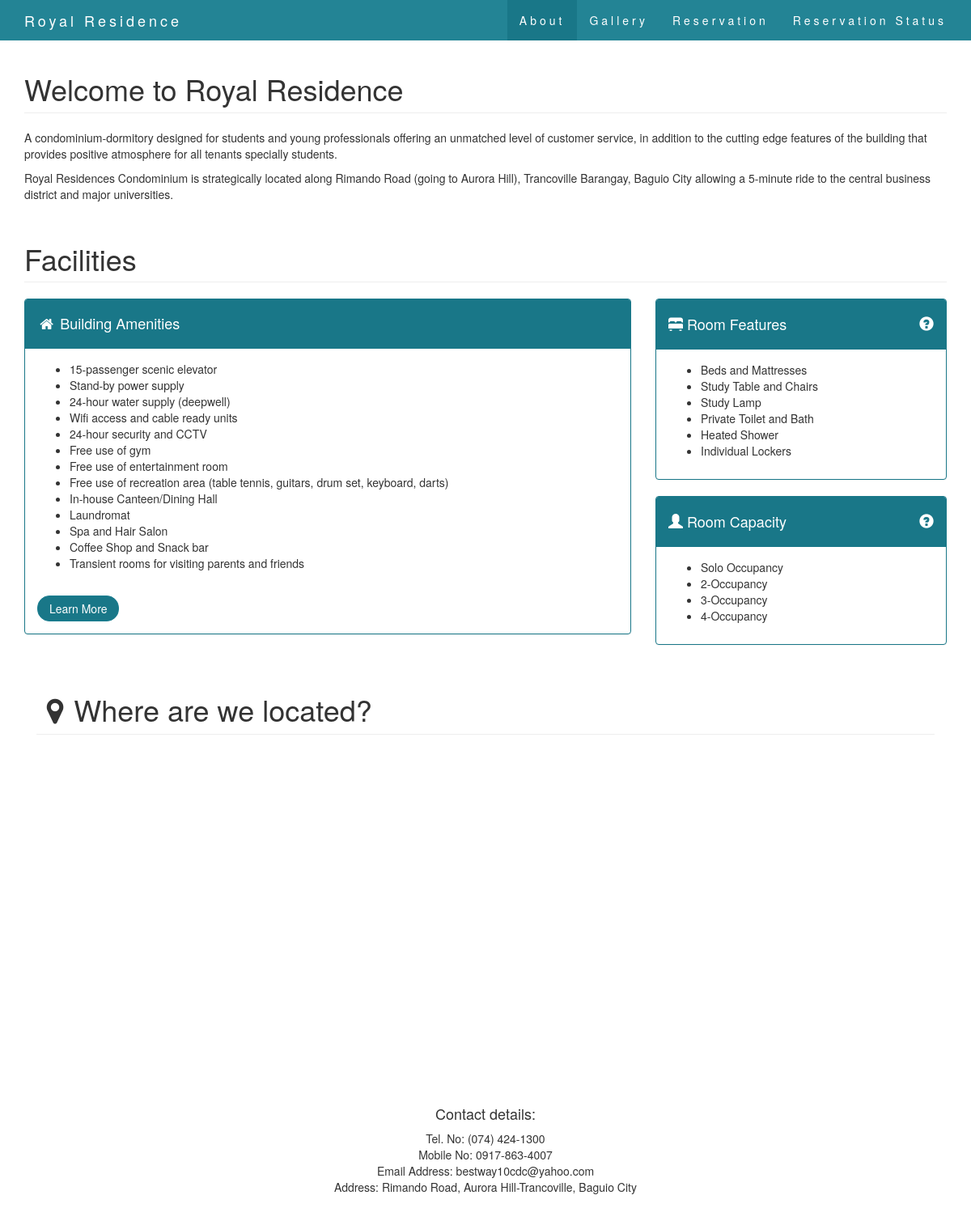
The app's page /Frontend/index.php with its own data.
### tables this page shows
CREATE TABLE IF NOT EXISTS `aboutus_content` (
  `aboutUs` text NOT NULL,
  `aboutUsID` int(10) NOT NULL AUTO_INCREMENT,
  PRIMARY KEY (`aboutUsID`)
);

CREATE TABLE IF NOT EXISTS `aboutus_amenities` (
  `amenitiesID` int(10) NOT NULL AUTO_INCREMENT,
  `amenities` varchar(255) NOT NULL,
  PRIMARY KEY (`amenitiesID`)
);

CREATE TABLE IF NOT EXISTS `aboutus_roomfeatures` (
  `featureID` int(11) NOT NULL AUTO_INCREMENT,
  `feature` varchar(255) NOT NULL,
  PRIMARY KEY (`featureID`)
);

CREATE TABLE IF NOT EXISTS `aboutus_roomcapacities` (
  `roomCapacityID` int(10) NOT NULL AUTO_INCREMENT,
  `roomCapacity` varchar(255) NOT NULL,
  PRIMARY KEY (`roomCapacityID`)
);

### Frontend/index.php (the view, shortened to what this page needs)
<?php
$dbc = mysqli_connect("localhost", "root", "", "royaldb");
$amenitiesQuery = mysqli_query($dbc,"SELECT * FROM aboutus_amenities");
$aboutUsQuery = mysqli_query($dbc,"SELECT * FROM aboutus_content");
$roomFeatureQuery = mysqli_query($dbc,"SELECT * FROM aboutus_roomfeatures");
$roomCapacityQuery = mysqli_query($dbc,"SELECT * FROM aboutus_roomcapacities");
?>
<!DOCTYPE html>
<html lang="en">
<head>
    <link href="css/bootstrap.min.css" rel="stylesheet">
    <link href="css/modern-business.css" rel="stylesheet">
    <link href="font-awesome/css/font-awesome.min.css" rel="stylesheet" type="text/css">
</head>
<body id="myPage" data-spy="scroll" data-target=".navbar" data-offset="60">
    <nav class="navbar navbar-default navbar-fixed-top" role="navigation">
        <div class="container">
            <div class="navbar-header">
                <a class="navbar-brand" href="index.html">Royal Residence</a>
            </div>
            <div class="collapse navbar-collapse" id="bs-example-navbar-collapse-1">
                <ul class="nav navbar-nav navbar-right">
                    <li class ="active"><a href="index.php">About</a></li>
                    <li><a href="gallery.php">Gallery</a></li>
                    <li><a href="reg_1_solo_group.php">Reservation</a></li>
                    <li><a href="reservationStatus.php">Reservation Status</a></li>
                </ul>
            </div>
        </div>
    </nav>
    <div class="container">
        <div class="row">
            <div class="col-lg-12">
                <h1 class="page-header">
                    Welcome to Royal Residence
                </h1>
            </div>
            <div class = "container-fluid">
                    <?php
                             if ($aboutUsQuery) {
                                       while ($row = mysqli_fetch_array($aboutUsQuery,MYSQL_ASSOC)) {
                                                            $printAboutUs  = $row['aboutUs'];
                                                            echo ("<p> $printAboutUs </p>");
                                                        }
                                          }
                       ?>
            </div>
            <div class="col-lg-12">
                <h1 class="page-header">
                    Facilities
                </h1>
            </div>
            <div class="col-md-8">
                <div class="panel panel-primary">
                    <div class="panel-heading">
                        <h4><i class="fa fa-fw fa-home"></i> Building Amenities</h4>
                    </div>
                    <div class="panel-body">
                    <ul>
                          <?php
                             if ($amenitiesQuery) {
                                       while ($row = mysqli_fetch_array($amenitiesQuery,MYSQL_ASSOC)) {
                                                            $printAmenities  = $row['amenities'];
                                                             echo("<li>$printAmenities</li>");
                                                        }
                                                    }
                       ?>
                    </ul>
                        <br />
                        <a href="gallery.php" class="btn btn-default">Learn More</a>
                    </div>
                </div>
            </div>
            <div class="col-md-4">
                <div class="panel panel-primary">
                    <div class="panel-heading">
                        <h4><i class="glyphicon glyphicon-bed"></i> Room Features
                            <i class="pull-right" data-toggle="modal" data-target=".bs-example1-modal-lg">
                                <span class="glyphicon glyphicon-question-sign" data-toggle="popover" data-trigger="hover" data-content="Click for images" data-placement="top"></span>
                            </i>
                        </h4>
                    </div>
                    <div class="panel-body">
                     <ul>
                       <?php
                             if ($roomFeatureQuery) {
                                       while ($row = mysqli_fetch_array($roomFeatureQuery,MYSQL_ASSOC)) {
                                                            $printRoomFeatures  = $row['feature'];
                                                             echo("<li>$printRoomFeatures</li>");
                                                        }
                                                    }
                       ?>
                    </ul>
                    </div>
                </div>
            </div>
            <div class="col-md-4">
                <div class="panel panel-primary">
                    <div class="panel-heading">
                        <h4>
                            <i class="glyphicon glyphicon-user"></i> Room Capacity
                            <i class="pull-right" data-toggle="modal" data-target=".bs-example-modal-lg">
                            <span class="glyphicon glyphicon-question-sign" data-toggle="popover" data-trigger="hover" data-content="Click for images" data-placement="top"></span>
                            </i>
                        </h4>
                    </div>
                    <div class="panel-body">
                        <ul>
                            <?php
                             if ($roomCapacityQuery) {
                                       while ($row = mysqli_fetch_array($roomCapacityQuery,MYSQL_ASSOC)) {
                                                            $printRoomCapacity  = $row['roomCapacity'];
                                                             echo("<li>$printRoomCapacity</li>");
                                                        }
                                                    }
                       ?>
                        </ul>
                    </div>
                </div>
            </div>
        </div>
        <div class="col-lg-12">
            <h1 class="page-header">
                <i class="fa fa-fw fa-map-marker"></i>Where are we located?
            </h1>
        </div>
        <div id="googleMap" style="height:500px;width:90%;" class ="container-fluid slideanim" ></div>
        <footer class ="container-fluid text-center">
            <div class="row">
            <h4>Contact details:</h4>
            <ul class="list-unstyled">
              <li>Tel. No: (074) 424-1300</li>
              <li>Mobile No: 0917-863-4007</li>
              <li>Email Address: bestway10cdc@yahoo.com</li>
              <li>Address: Rimando Road, Aurora Hill-Trancoville, Baguio City</li>
            </ul>
            </div>
        </footer>
    </div>
</body>
</html>

### Frontend/css/modern-business.css (style rules this page uses)
html, body { height: 100%; }
body { padding-top: 50px; }
footer { margin: 40px 0; }
.navbar { margin-bottom: 0; background-color: rgba(27, 127, 145, 0.96); z-index: 9999; border: 0; font-size: 14px !important; line-height: 1.42857143 !important; letter-spacing: 4px; border-radius: 0; }
.navbar li a, .navbar .navbar-brand { color: #ffffff !important; }
.navbar-nav li a:hover, .navbar-nav li.active a { color: #ffffff !important; background-color: rgb(25, 119, 136) !important; }

### records on screen
aboutus_content: aboutUs "A condominium-dormitory designed for students and young professionals offering an unmatched level of customer service, in addition to the cutting edge features of the building that provides positive atmosphere for all tenants specially students."
aboutus_content: aboutUs "Royal Residences Condominium is strategically located along Rimando Road (going to Aurora Hill), Trancoville Barangay, Baguio City allowing a 5-minute ride to the central business district and major universities."
aboutus_amenities: amenities "15-passenger scenic elevator"
aboutus_amenities: amenities "Stand-by power supply"
aboutus_amenities: amenities "24-hour water supply (deepwell)"
aboutus_amenities: amenities "Wifi access and cable ready units"
aboutus_amenities: amenities "24-hour security and CCTV"
aboutus_amenities: amenities "Free use of gym"
aboutus_amenities: amenities "Free use of entertainment room"
aboutus_amenities: amenities "Free use of recreation area (table tennis, guitars, drum set, keyboard, darts)"
aboutus_amenities: amenities "In-house Canteen/Dining Hall"
aboutus_amenities: amenities "Laundromat"
aboutus_amenities: amenities "Spa and Hair Salon"
aboutus_amenities: amenities "Coffee Shop and Snack bar"
aboutus_amenities: amenities "Transient rooms for visiting parents and friends"
aboutus_roomfeatures: feature "Beds and Mattresses"
aboutus_roomfeatures: feature "Study Table and Chairs"
aboutus_roomfeatures: feature "Study Lamp"
aboutus_roomfeatures: feature "Private Toilet and Bath"
aboutus_roomfeatures: feature "Heated Shower"
aboutus_roomfeatures: feature "Individual Lockers"
aboutus_roomcapacities: roomCapacity "Solo Occupancy"
aboutus_roomcapacities: roomCapacity "2-Occupancy"
aboutus_roomcapacities: roomCapacity "3-Occupancy"
aboutus_roomcapacities: roomCapacity "4-Occupancy"
